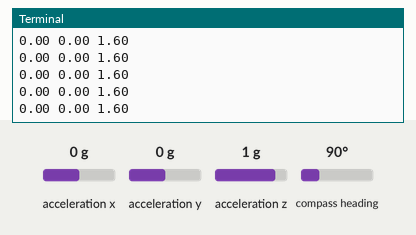
A program run on a simulated Raspberry Pi (BCM pin numbers). Parts: the last lines printed to the terminal. Inputs (shaded band) come from the test bench; at power-on: acceleration x 0 g, acceleration y 0 g, acceleration z 1 g, compass heading 90°. The clock reads 2024-03-15 10:24:30 at power-on unless the program sets it; library files of the repository ran but are not shown: adxl345.py, hmc5883l.py.

Above: at 1.2 s.
1.3 s: acceleration x set to -1.4 g
At 2.2 s:
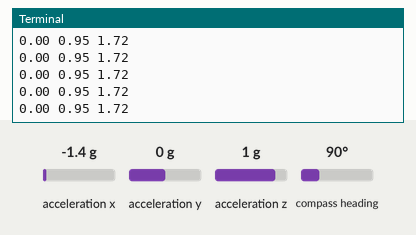
2.8 s: acceleration y set to -1.4 g
At 3.4 s:
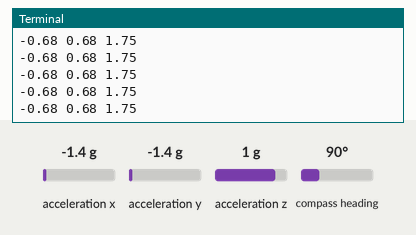
4.3 s: acceleration z set to -1.4 g
At 5.4 s:
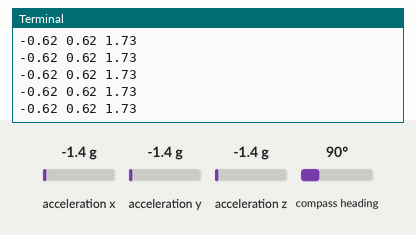
5.8 s: compass heading set to 7°
At 6.8 s:
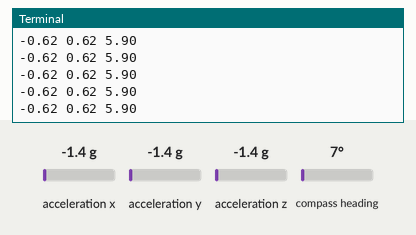
Timing chart, 0 to 8.3 s (numbered marks = the images above; inputs shaded):
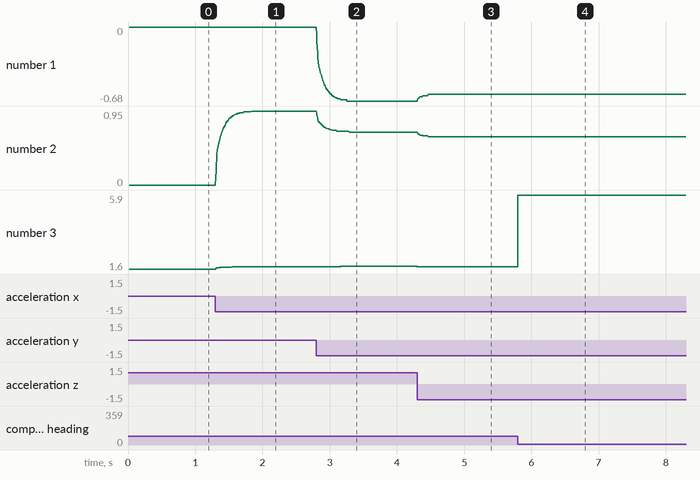

Measured:
- after the input at 1.3 s, the terminal: prints a new line at once (image 1)
- after the input at 2.8 s, the terminal: prints a new line at once (image 2)
- after the input at 4.3 s, the terminal: prints a new line at once (image 3)
- after the input at 5.8 s, the terminal: prints a new line at once (image 4)
- plotted number 1: 0 → -0.68 after the input at 2.8 s
- plotted number 2: 0 → 0.95 after the input at 1.3 s
- plotted number 3: 1.6 → 1.72 after the input at 1.3 s, 1.72 → 1.75 after the input at 2.8 s, 1.73 → 5.9 after the input at 5.8 s

The program:

sensors.py
```python
import smbus

import imu as imu

bus = smbus.SMBus(1)#i2c_raspberry_pi_bus_number())
imu_controller = imu.IMU(bus, 0x68, 0x53, 0x1e, "IMU")

imu_controller.set_compass_offsets(9, -10, -140)


if __name__ == "__main__":
    while True:
        (pitch, roll, yaw) = imu_controller.read_pitch_roll_yaw()
        result = "%.2f %.2f %.2f" % (pitch, roll, yaw)
        print result
```

imu.py
```python
import time

from adxl345 import ADXL345
from l3g4200d import L3G4200D
from hmc5883l import HMC5883L

class IMU(object):

    K = 0.9
    K1 = 1 - K

    def __init__(self, bus, gyro_address, accel_address, compass_address, name, gyro_scale=L3G4200D.FS_2000, accel_scale=ADXL345.AFS_2g):
        self.bus = bus
        self.gyro_address = gyro_address
        self.accel_address = accel_address
        self.name = name
        self.gyro_scale = gyro_scale
        self.accel_scale = accel_scale
        self.accelerometer = ADXL345(bus, accel_address, name + "-accelerometer", accel_scale)
        self.gyroscope = L3G4200D(bus, gyro_address, name + "-gyroscope", gyro_scale)
        self.compass = HMC5883L(bus, compass_address, name + "-compass")

        self.last_time = time.time()
        self.time_diff = 0

        self.pitch = 0
        self.roll = 0
        # take a reading from the device to allow it to settle after config changes
        self.read_all()
        # now take another to act a starting value
        self.read_all()
        self.pitch = self.rotation_x
        self.roll = self.rotation_y

    def read_all(self):
        '''Return pitch and roll in radians and the scaled x, y & z values from the gyroscope and accelerometer'''
        self.gyroscope.read_raw_data()
        self.accelerometer.read_raw_data()

        self.gyro_scaled_x = self.gyroscope.read_scaled_gyro_x()
        self.gyro_scaled_y = self.gyroscope.read_scaled_gyro_y()
        self.gyro_scaled_z = self.gyroscope.read_scaled_gyro_z()

        self.accel_scaled_x = self.accelerometer.read_scaled_accel_x()
        self.accel_scaled_y = self.accelerometer.read_scaled_accel_y()
        self.accel_scaled_z = self.accelerometer.read_scaled_accel_z()

        self.rotation_x = self.accelerometer.read_x_rotation(self.accel_scaled_x, self.accel_scaled_y, self.accel_scaled_z)
        self.rotation_y = self.accelerometer.read_y_rotation(self.accel_scaled_x, self.accel_scaled_y, self.accel_scaled_z)

        now = time.time()
        self.time_diff = now - self.last_time
        self.last_time = now
        (self.pitch, self.roll) = self.comp_filter(self.rotation_x, self.rotation_y)

        # return (self.pitch, self.roll, self.gyro_scaled_x, self.gyro_scaled_y, self.gyro_scaled_z, self.accel_scaled_x, self.accel_scaled_y, self.accel_scaled_z)
        return (self.pitch, self.roll, self.gyro_scaled_x, self.gyro_scaled_y, self.gyro_scaled_z, self.accel_scaled_x, self.accel_scaled_y, self.accel_scaled_z)

    def read_x_rotation(self, x, y, z):
        return self.rotation_x

    def read_y_rotation(self, x, y, z):
        return self.rotation_y

    def comp_filter(self, current_x, current_y):
        new_pitch = IMU.K * (self.pitch + self.gyro_scaled_x * self.time_diff) + (IMU.K1 * current_x)
        new_roll = IMU.K * (self.roll + self.gyro_scaled_y * self.time_diff) + (IMU.K1 * current_y)
        return (new_pitch, new_roll)


    def read_pitch_roll_yaw(self):
        '''
        Return pitch, roll and yaw in radians
        '''
        (raw_pitch, raw_roll, self.gyro_scaled_x, self.gyro_scaled_y, \
            self.gyro_scaled_z, self.accel_scaled_x, self.accel_scaled_y, \
            self.accel_scaled_z) = self.read_all()

        now = time.time()
        self.time_diff = now - self.last_time
        self.last_time = now

        (self.pitch, self.roll) = self.comp_filter(raw_pitch, raw_roll)
        self.yaw = self.compass.read_compensated_bearing(self.pitch, self.roll)

        return (self.pitch, self.roll, self.yaw)

    def set_compass_offsets(self,x_offset, y_offset, z_offset):
        self.compass.set_offsets(x_offset, y_offset, z_offset)
```

l3g4200d.py
```python
import math

import i2cutils as I2CUtils

class L3G4200D(object):
    '''
    Simple L3G4200D implementation
    Datasheet: http://www.st.com/web/catalog/sense_power/FM89/SC1288/PF250373
    '''

    CTRL_REG1 = 0x20
    CTRL_REG2 = 0x21
    CTRL_REG3 = 0x22
    CTRL_REG4 = 0x23
    CTRL_REG5 = 0x24

    GYRO_START_BLOCK = 0x28
    GYRO_XOUT_H = 0x28
    GYRO_XOUT_L = 0x29
    GYRO_YOUT_H = 0x2a
    GYRO_YOUT_L = 0x2b
    GYRO_ZOUT_H = 0x2c
    GYRO_ZOUT_L = 0x2d

    FS_250 = 250
    FS_500 = 500
    FS_2000 = 2000

    FS_250_SCALE = 8.75 / 1000  # milli degrees per second page 10 of the datasheet
    FS_500_SCALE = 17.50 / 1000  # milli degrees per second page 10 of the datasheet
    FS_2000_SCALE = 70.00 / 1000  # milli degrees per second page 10 of the datasheet


    GYRO_SCALE = { FS_250 : [FS_250_SCALE, 0], FS_500 : [FS_500_SCALE, 1], FS_2000 : [FS_2000_SCALE, 10] }

    def __init__(self, bus, address, name, fs_scale=FS_250):
        '''
        Constructor
        '''

        self.bus = bus
        self.address = address
        self.name = name
        self.fs_scale = fs_scale

        self.gyro_raw_x = 0
        self.gyro_raw_y = 0
        self.gyro_raw_z = 0

        self.gyro_scaled_x = 0
        self.gyro_scaled_y = 0
        self.gyro_scaled_z = 0

        self.raw_temp = 0
        self.scaled_temp = 0

        # Wake up the deice and get output for each of the three axes,X, Y & Z
        I2CUtils.i2c_write_byte(self.bus, self.address, L3G4200D.CTRL_REG1, 0b00001111)

        # Select Big endian so we can use existing I2C library and include the scaling
        ctrl_reg4 = 1 << 6 | L3G4200D.GYRO_SCALE[fs_scale][1] << 4
        I2CUtils.i2c_write_byte(self.bus, self.address, L3G4200D.CTRL_REG4, ctrl_reg4)

    def read_raw_data(self):

        self.gyro_raw_x = I2CUtils.i2c_read_word_signed(self.bus, self.address, L3G4200D.GYRO_XOUT_H)
        self.gyro_raw_y = I2CUtils.i2c_read_word_signed(self.bus, self.address, L3G4200D.GYRO_YOUT_H)
        self.gyro_raw_z = I2CUtils.i2c_read_word_signed(self.bus, self.address, L3G4200D.GYRO_ZOUT_H)

        # We convert these to radians for consistency and so we can easily combine later in the filter
        self.gyro_scaled_x = math.radians(self.gyro_raw_x * L3G4200D.GYRO_SCALE[self.fs_scale][0])
        self.gyro_scaled_y = math.radians(self.gyro_raw_y * L3G4200D.GYRO_SCALE[self.fs_scale][0])
        self.gyro_scaled_z = math.radians(self.gyro_raw_z * L3G4200D.GYRO_SCALE[self.fs_scale][0])

    def read_raw_gyro_x(self):
        '''Return the RAW X gyro value'''
        return self.gyro_raw_x

    def read_raw_gyro_y(self):
        '''Return the RAW Y gyro value'''
        return self.gyro_raw_y

    def read_raw_gyro_z(self):
        '''Return the RAW Z gyro value'''
        return self.gyro_raw_z

    def read_scaled_gyro_x(self):
        '''Return the SCALED X gyro value in radians/second'''
        return self.gyro_scaled_x

    def read_scaled_gyro_y(self):
        '''Return the SCALED Y gyro value in radians/second'''
        return self.gyro_scaled_y

    def read_scaled_gyro_z(self):
        '''Return the SCALED Z gyro value in radians/second'''
        return self.gyro_scaled_z


if __name__ == "__main__":
    import smbus
    import time
    bus = smbus.SMBus(1)
    l3g4200d=L3G4200D(bus, 0x68, "gyro")
    while True:
        start_time = time.time()
        l3g4200d.read_raw_data()
        print l3g4200d.read_scaled_gyro_x()
        print l3g4200d.read_scaled_gyro_y()
        print l3g4200d.read_scaled_gyro_z()
        end_time = time.time()
        while(end_time-start_time <= 0.02):
            end_time = time.time()
            time.sleep(0.0001)
```

i2cutils.py
```python
#!/usr/bin/python

def i2c_raspberry_pi_bus_number():
    """Returns Raspberry Pi I2C bus number (integer, 0 or 1).

    Looks at `/proc/cpuinfo` to identify if this is a revised model
    of the Raspberry Pi (with 512MB of RAM) using `/dev/i2c-1`, or
    the original version (with 256MB or RAM) using `/dev/i2c-0`.
    """
    cpuinfo = 1
    with open('/proc/cpuinfo','r') as f:
        for line in f:
            if line.startswith('Revision'):
                cpuinfo = line.strip()[-1:]
    return (1 if (cpuinfo >'3') else 0)

def i2c_read_byte(bus, address, register):
    return bus.read_byte_data(address, register)

def i2c_read_word_unsigned(bus, address, register):
    try:
        high = bus.read_byte_data(address, register)
        low = bus.read_byte_data(address, register+1)
        return (high << 8) + low
    except:
        return 0

def i2c_read_word_signed(bus, address, register):
    value = i2c_read_word_unsigned(bus, address, register)
    if (value >= 0x8000):
        return -((0xffff - value) + 1)
    else:
        return value

def i2c_write_byte(bus, address, register, value):
    bus.write_byte_data(address, register, value)

def i2c_read_block(bus, address, start, length):
    return bus.read_i2c_block_data(address, start, length)

def twos_compliment(high_byte, low_byte):
    value = (high_byte << 8) + low_byte
    if (value >= 0x8000):
        return -((0xffff - value) + 1)
    else:
        return value

if __name__ == "__main__":
    print i2c_raspberry_pi_bus_number()
```
